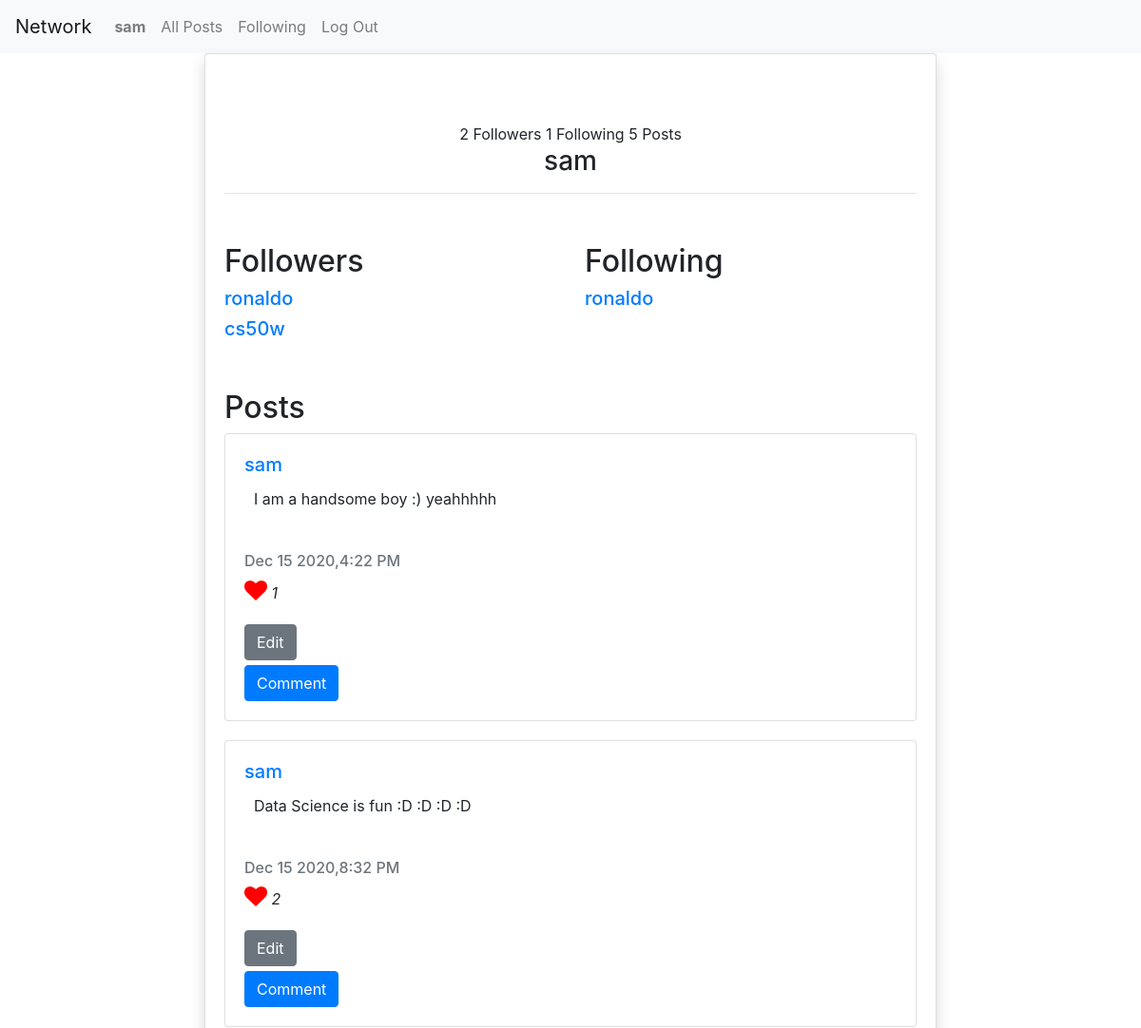
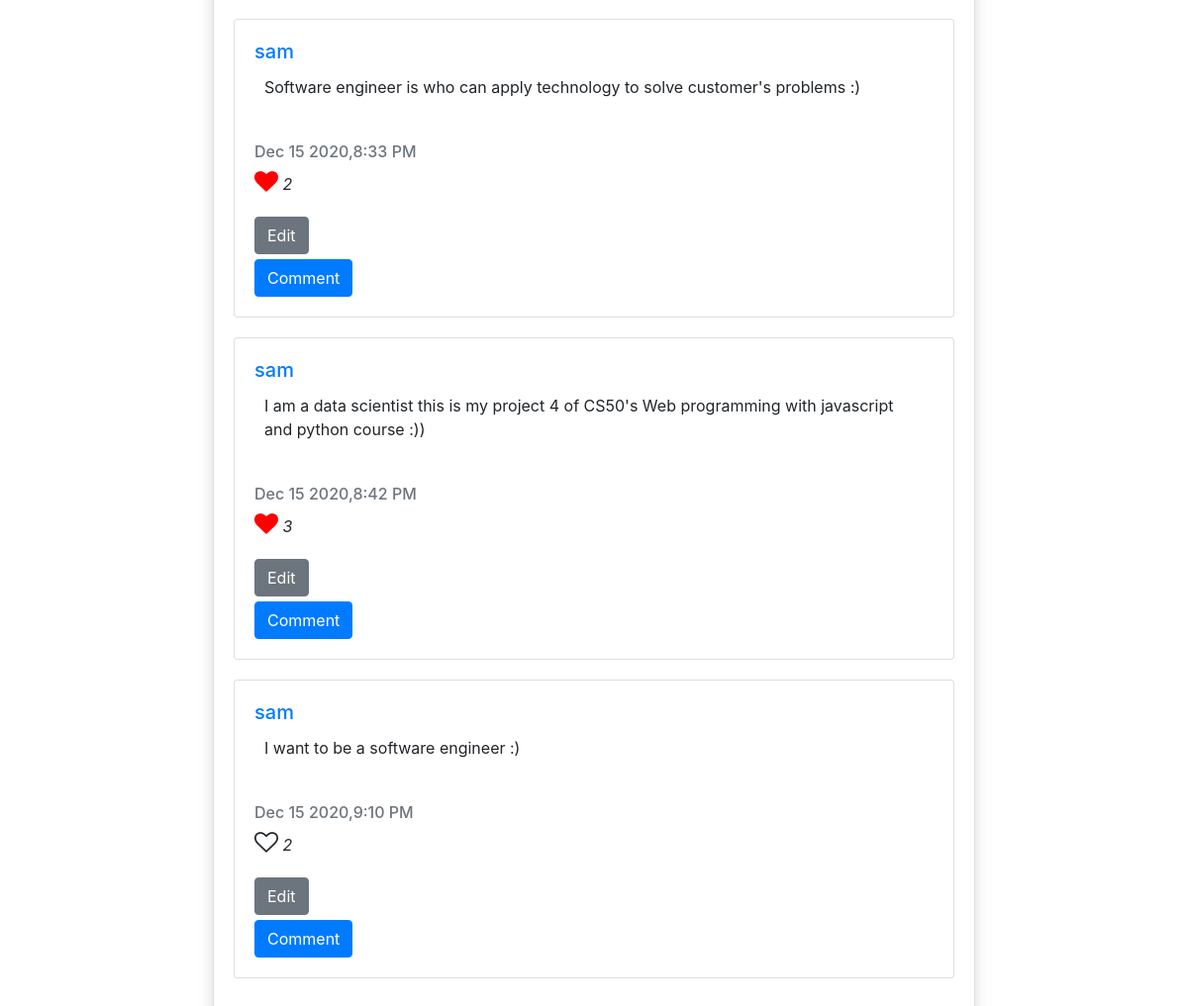
Page /users/sam/ (signed in) on the committed database (2 pictures, top to bottom).
### network/models.py (models this page shows, shortened)
class UserFollowing(models.Model):
    user = models.ForeignKey(User, related_name="following", on_delete=models.CASCADE)
    following_user= models.ForeignKey(User, related_name="followers", on_delete=models.CASCADE)
    created = models.DateTimeField(auto_now_add=True)

class Post(models.Model):
    description = models.CharField(max_length = 2048, blank = False, default = 'What are you thinking?')
    date_posted = models.DateTimeField(default=timezone.now)
    user = models.ForeignKey(User, on_delete=models.CASCADE, related_name='posts', default="")
    def __str__(self):
        return f'{self.description}'
    def format_time(self):
        return self.date_posted.strftime("%b %-d %Y,%-I:%M %p")

### network/views.py (the view)
# urls.py: path("users/<slug>/", views.profile, name="profile"),
def profile(request, slug):
    if not request.user.is_authenticated:
        return HttpResponseRedirect(reverse("login"))
    profileUser = Profile.objects.filter(slug=slug).first()
    user = profileUser.user
    posts = user.posts.all()
    followers = user.followers.all()
    following = user.following.all()
    currentUserFollowing = request.user.following.all()
    currentUserFollowing = [following.following_user for following in currentUserFollowing]
    user_posts = request.user.posts.all()
    liked_posts = request.user.likes.all()
    liked_posts = [liked_post.post for liked_post in liked_posts]
    print(liked_posts)
    context = {
        'user': user,
        'followers': followers,
        'following': following,
        'posts': posts,
        'current_following': currentUserFollowing,
        'user_posts':user_posts,
        'liked_posts': liked_posts,
    }
    return render(request, 'network/profile.html', context)

### network/models.py (called while the page is built)
    def get_absolute_url(self):
        return f"/users/{self.slug}"

### network/templates/network/profile.html (shortened to what this page needs)
{% extends "network/layout.html" %} {% block body %}
<div class="col-xl-8 m-auto order-xl-2 mb-5 mb-xl-0">
    <div class="card card-profile shadow">
        <div class="card-body pt-0 pt-md-4">
            <div class="row">
                <div class="col">
                    <div class="card-profile-stats d-flex justify-content-center mt-md-5">
                        <div>
                            <span class="heading">{{ followers.count }}</span>
                            <span class="description">Followers</span>
                            <span class="heading">{{ following.count }}</span>
                            <span class="description">Following</span>
                            <span class="heading">{{ posts.count }}</span>
                            <span class="description">
                            Posts
                        </span>
                        </div>
                    </div>
                </div>
            </div>
            <div class="text-center">
                <h3>
                    {{user.username}}
                </h3>
                <hr class="my-2">
            </div>
        </div>
        <div class="card-body pt-0 pt-md-4">
            <div class="row">
                <div class="col">
                    <h2> Followers </h2>
                    {% for user_follower in followers %}
                    <h5><a href='{{ user_follower.user.profile.get_absolute_url }}'>{{ user_follower.user.username }}</a></h5>
                    {% endfor %}
                </div>
                <div class="col">
                    <h2> Following </h2>
                    {% for user_follower in following %}
                    <h5><a href='{{ user_follower.following_user.profile.get_absolute_url }}'>{{ user_follower.following_user.username }}</a></h5>
                    {% endfor %}
                </div>
            </div>
        </div>
        <div class="card-body pt-0 pt-md-4">
            <h2> Posts </h2>
            {% for post in posts %}
            <div class='card'>
                <div class='card-body'>
                    <div class='card-title'>
                        <h5><a href='{{ post.user.profile.get_absolute_url }}'>{{ post.user.username }}</a></h5>
                    </div>
                    <div class='description' id='d_{{post.id}}'>
                        <p class='card-text' id='content_{{post.id}}'>{{ post.description }}</p>
                    </div>
                    <div class='card-subtitle mb-2 text-muted'>
                        <h6>{{ post.format_time }}</h6>
                    </div>
                    {% if post in liked_posts %}
                    <div class='like'>
                        <p>
                            <i onclick="like({{post.id}})" id='like_button{{post.id}}' class='fa fa-heart'>
                        </i>
                            <i id='numOfLike{{post.id}}'> {{ post.likes.count }}</i>
                        </p>
                    </div>
                    {% else %}
                    <div class='like'>
                        <p>
                            <i onclick="like({{post.id}})" id='like_button{{post.id}}' class='fa fa-heart-o'>
                        </i>
                            <i id='numOfLike{{post.id}}'>{{ post.likes.count }}</i>
                        </p>
                    </div>
                    {% endif %}
                    <div class='button-group' id='btn-gr-{{post.id}}'>
                        {% if user.username == request.user.username %}
                        <div class='edit'>
                            <button onsubmit="edit({{post.id}});return false;" class='btn btn-secondary mr-3'>Edit</button>
                        </div>
                        {% endif %}
                        <div class='comment'>
                            <button onclick="list_comments({{post.id}})" class='btn btn-primary mr-3'>Comment</button>
                        </div>
                    </div>
                </div>
            </div>
            {% endfor %}
        </div>
    </div>
</div>
{% endblock %}

### network/templates/network/layout.html (shortened to what this page needs)
{% load static %}
<!DOCTYPE html>
<html lang="en">
<head>
    <link rel="stylesheet" href="https://stackpath.bootstrapcdn.com/bootstrap/4.4.1/css/bootstrap.min.css">
    <link rel="stylesheet" href="https://cdnjs.cloudflare.com/ajax/libs/font-awesome/4.7.0/css/font-awesome.min.css">
    <link href="{% static 'network/styles.css' %}?version = 1.1" rel="stylesheet">
</head>
<body>
    <nav class="navbar navbar-expand-lg navbar-light bg-light">
        <a class="navbar-brand" href="{% url 'index' %}">Network</a>
        <div>
            <ul class="navbar-nav mr-auto">
                {% if user.is_authenticated %}
                <li class="nav-item">
                    <a class="nav-link" href="{{ user.profile.get_absolute_url }}"><strong>{{ user.username }}</strong></a>
                </li>
                {% endif %}
                <li class="nav-item">
                    <a id='allpost' class="nav-link" href="{% url 'index' %}">All Posts</a>
                </li>
                {% if user.is_authenticated %}
                <li class="nav-item">
                    <a id='following' class="nav-link" href="{% url 'following' request.user.username %}">Following</a>
                </li>
                <li class="nav-item">
                    <a class="nav-link" href="{% url 'logout' %}">Log Out</a>
                </li>
                {% endif %}
            </ul>
        </div>
    </nav>
    <div class="body">
        {% block body %} {% endblock %}
    </div>
</body>
</html>

### network/static/network/styles.css (style rules this page uses)
.card { margin-bottom: 20px !important; }
.card-text { margin: 10px; }
.description { margin-bottom: 50px; margin-top: 10px; }
.btn { margin-top: 5px; }
.fa-heart-o { cursor: pointer; font-size: 24px; }
.fa-heart { color: red; cursor: pointer; font-size: 24px; }

### rows in the picture
UserFollowing: user.username "ronaldo"
UserFollowing: user.username "cs50w"
UserFollowing: following_user.username "ronaldo"
Post: user.username "sam", description "I am a handsome boy :) yeahhhhh", format_time "Dec 15 2020,4:22 PM", likes.count "1"
Post: user.username "sam", description "Data Science is fun :D :D :D :D", format_time "Dec 15 2020,8:32 PM", likes.count "2"
Post: user.username "sam", description "Software engineer is who can apply technology to solve customer's problems :)", format_time "Dec 15 2020,8:33 PM", likes.count "2"
Post: user.username "sam", description "I am a data scientist this is my project 4 of CS50's Web programming with javascript and python course :))", format_time "Dec 15 2020,8:42 PM", likes.count "3"
Post: user.username "sam", description "I want to be a software engineer :)", format_time "Dec 15 2020,9:10 PM", likes.count "2"

### other values in the picture
{{ user.username }} "sam"
{{ followers.count }} "2"
{{ following.count }} "1"
{{ posts.count }} "5"
